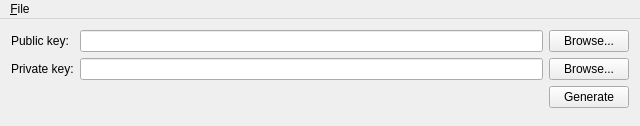
<?xml version="1.0" encoding="UTF-8"?>
<ui version="4.0">
 <class>MainWindow</class>
 <widget class="QMainWindow" name="MainWindow">
  <property name="geometry">
   <rect>
    <x>0</x>
    <y>0</y>
    <width>640</width>
    <height>126</height>
   </rect>
  </property>
  <property name="windowTitle">
   <string>RSA Key Generator</string>
  </property>
  <widget class="QWidget" name="centralWidget">
   <layout class="QFormLayout" name="formLayout">
    <property name="fieldGrowthPolicy">
     <enum>QFormLayout::AllNonFixedFieldsGrow</enum>
    </property>
    <item row="0" column="0">
     <widget class="QLabel" name="label">
      <property name="text">
       <string>Public key:</string>
      </property>
     </widget>
    </item>
    <item row="0" column="1">
     <layout class="QHBoxLayout" name="horizontalLayout">
      <item>
       <widget class="QLineEdit" name="publicKey"/>
      </item>
      <item>
       <widget class="QPushButton" name="browsePublic">
        <property name="text">
         <string>Browse...</string>
        </property>
       </widget>
      </item>
     </layout>
    </item>
    <item row="1" column="0">
     <widget class="QLabel" name="label_2">
      <property name="text">
       <string>Private key:</string>
      </property>
     </widget>
    </item>
    <item row="1" column="1">
     <layout class="QHBoxLayout" name="horizontalLayout_2">
      <item>
       <widget class="QLineEdit" name="privateKey"/>
      </item>
      <item>
       <widget class="QPushButton" name="browsePrivate">
        <property name="text">
         <string>Browse...</string>
        </property>
       </widget>
      </item>
     </layout>
    </item>
    <item row="2" column="1">
     <layout class="QHBoxLayout" name="horizontalLayout_3">
      <item>
       <spacer name="horizontalSpacer">
        <property name="orientation">
         <enum>Qt::Horizontal</enum>
        </property>
        <property name="sizeHint" stdset="0">
         <size>
          <width>40</width>
          <height>20</height>
         </size>
        </property>
       </spacer>
      </item>
      <item>
       <widget class="QPushButton" name="generate">
        <property name="text">
         <string>Generate</string>
        </property>
       </widget>
      </item>
     </layout>
    </item>
   </layout>
  </widget>
  <widget class="QMenuBar" name="menuBar">
   <property name="geometry">
    <rect>
     <x>0</x>
     <y>0</y>
     <width>640</width>
     <height>21</height>
    </rect>
   </property>
   <widget class="QMenu" name="menu_File">
    <property name="title">
     <string>&amp;File</string>
    </property>
    <addaction name="qaExit"/>
   </widget>
   <addaction name="menu_File"/>
  </widget>
  <action name="qaExit">
   <property name="text">
    <string>&amp;Exit</string>
   </property>
  </action>
 </widget>
 <layoutdefault spacing="6" margin="11"/>
 <resources>
  <include location="mainwindow.qrc"/>
 </resources>
 <connections>
  <connection>
   <sender>qaExit</sender>
   <signal>activated()</signal>
   <receiver>MainWindow</receiver>
   <slot>close()</slot>
   <hints>
    <hint type="sourcelabel">
     <x>-1</x>
     <y>-1</y>
    </hint>
    <hint type="destinationlabel">
     <x>299</x>
     <y>199</y>
    </hint>
   </hints>
  </connection>
 </connections>
</ui>
